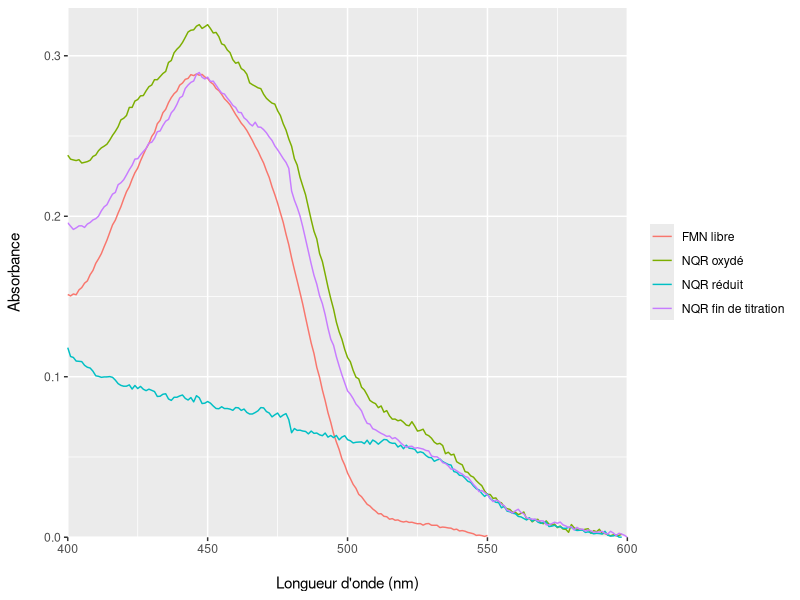

Recreate this plot in R.
graphics.off()
remove(list = ls())

library(ggplot2)
library(cowplot)
library(reshape2)

data <- read.csv("ControleTitrationNQR.csv", header = TRUE)
df.600 <- data[data$wavelength == 600,]

result <- data.frame(abs = numeric(0))

for (i in (2:5)) {
  x <- data[,i] - data[,i][data[,1] == 600]
  result <- rbind(result, data.frame(abs = x))
}

data2 <- melt(data, id = "wavelength")

result <- cbind(result, data2[,1:2])

#g <- ggplot(data = result,
#            aes(x = wavelength, 
 #               y = abs, 
  #              group = variable,
   #             colour = variable)) +
  #geom_line()
#g

result$abs[result$variable == "FMN_libre"] <- result$abs[result$variable == "FMN_libre"]/2.05

g <- ggplot(data = result,
            aes(x = wavelength, 
                y = abs, 
                color = factor(variable, 
                               labels = c("FMN libre", "NQR oxydé", "NQR réduit", "NQR fin de titration"))))+
  geom_line() +
  theme(legend.title = element_blank()) +
  scale_x_continuous(name = "\nLongueur d'onde (nm)",
                     expand = c(0,0),
                     limits = c(400, 600)) +
  scale_y_continuous(name = "Absorbance\n",
                     expand = c(0,0),
                     limits = c(0,0.33))
g

save_plot("control_titration_NQR.png", g, base_aspect_ratio = 1.3)
